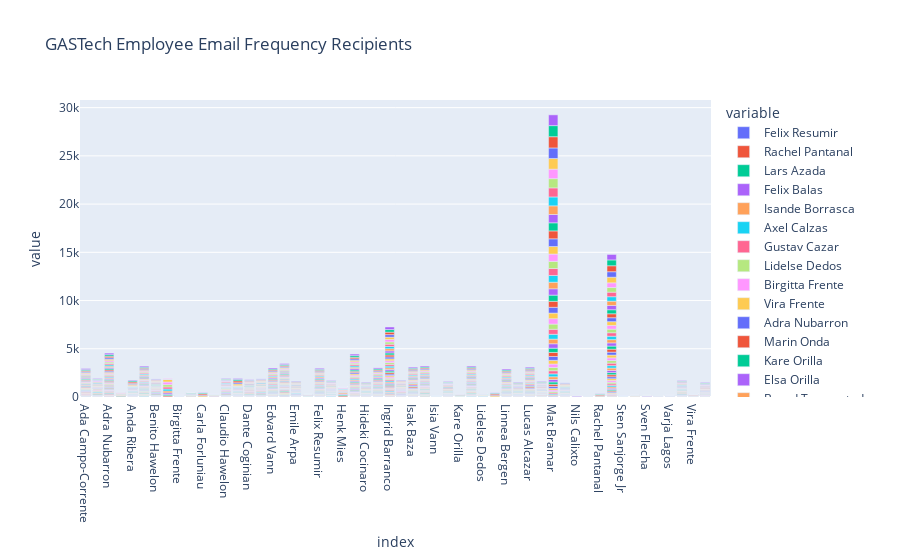

Notebook cell for this chart:
### Code cell
px.bar(emails_sent, x=emails_sent.index, y=emails_sent.columns.values, title='GASTech Employee Email Frequency Recipients')
